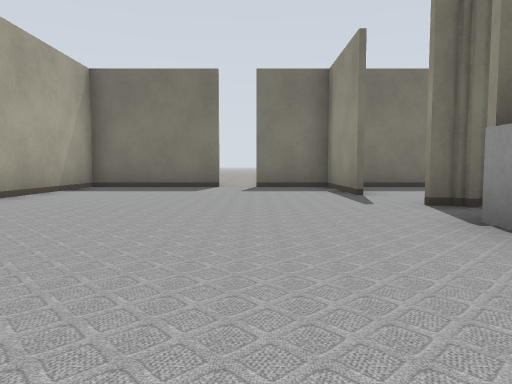
View 1 (above)

16 first-person views from a walk through a robot-simulator world made for Gazebo. The camera is 0.5 m above the floor, tilts 4° down and sees 70° across. Floor lines are 1 m apart. The floor is counted in squares, 1 m on a side. Each view is taken from the middle of a square. On the plan, view 1 faces up. The plan holds only what a view shows up to about 9 squares ahead; the rest is blank. The place goes on beyond the plan. Simple patterns stand in for the simulator's built-in surfaces. Simple shapes stand in for some stock models. Some surface patterns are stand-ins.

View 2
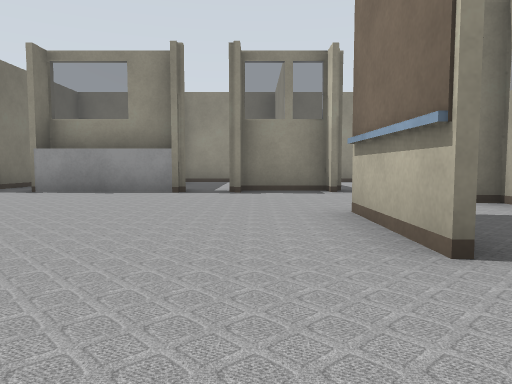

View 3
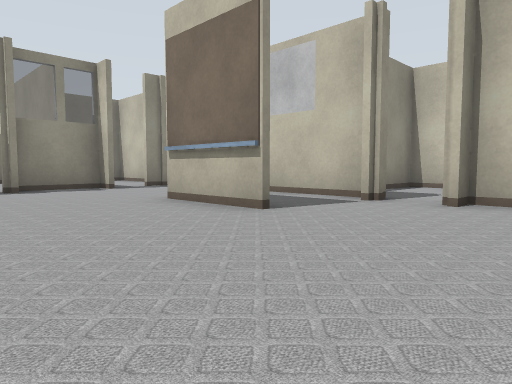

View 4
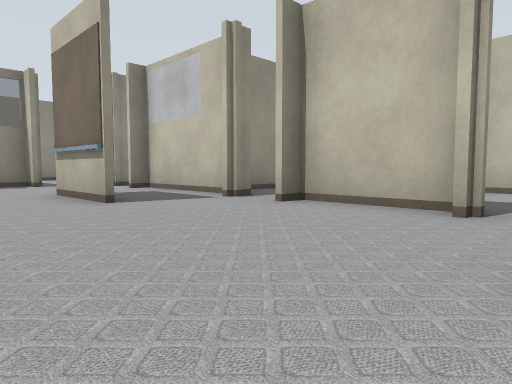

View 5
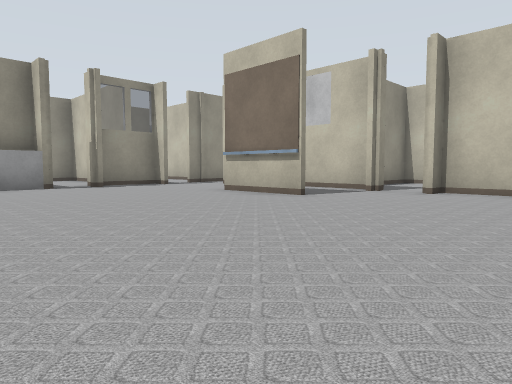

View 6
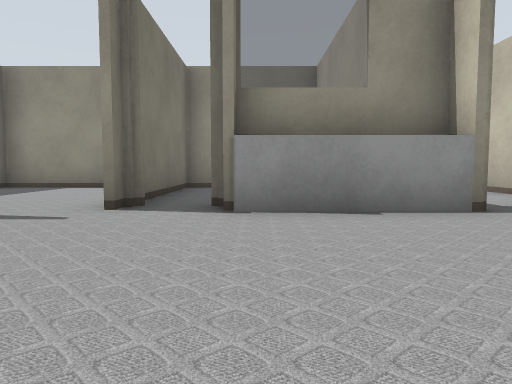

View 7
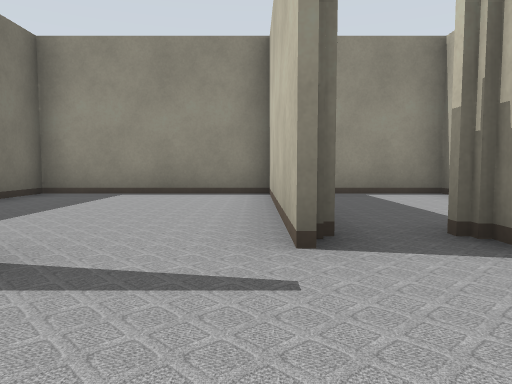

View 8
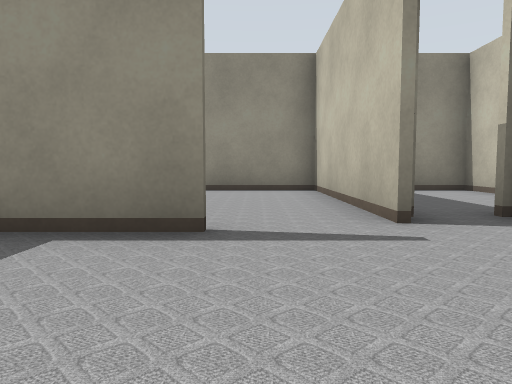

View 9
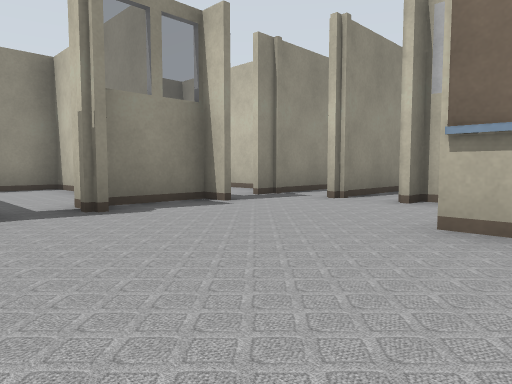

View 10
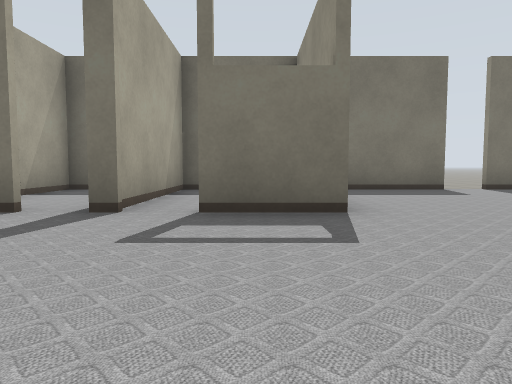

View 11
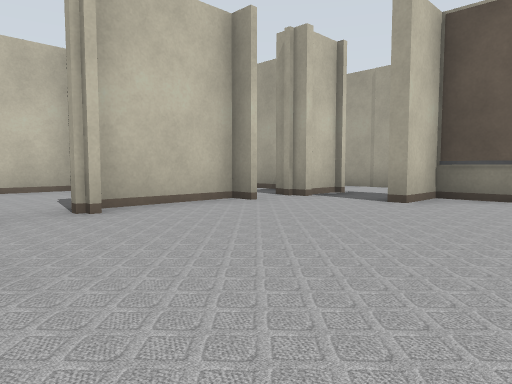

View 12
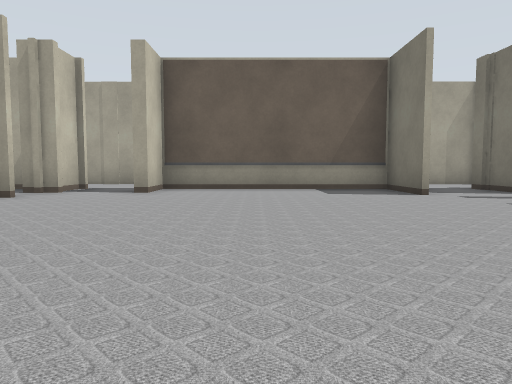

View 13
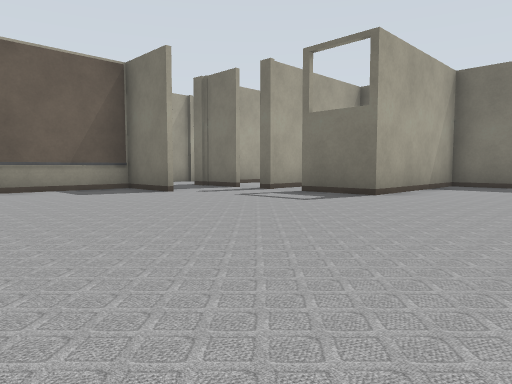

View 14
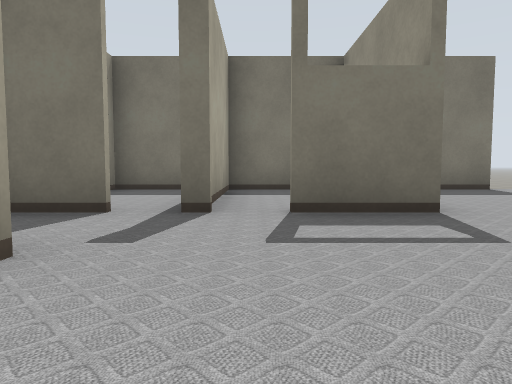

View 15
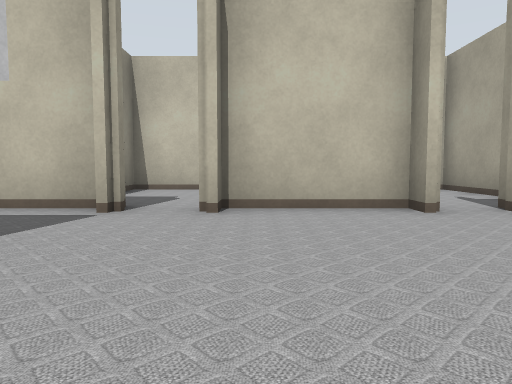

View 16
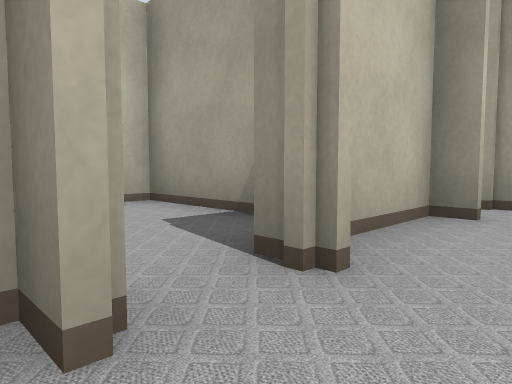

### Floor plan
Points are (right, up) in squares from view 1. A wall is a line through its corners. A room is listed if a view was taken in it or the views show most of it. See-through windows are left out.
Room 1 (views 1, 2, 3, 4, 5, 6, 7, 8, 9, 10, 11, 12, 13, 14, 15, 16)
walls: (-3.1, -2) (-0.9, -2); (2, 0.4) (2, 3.4); (2, -0.6) (2.8, -0.6); (2.6, 0.6) (2.6, 3.6); (2.1, 4.8) (3.5, 4.8); (-7.2, 2.9) (-9, 2.9) (-9, -2) (-7.9, -2); (2.6, 4.6) (2.1, 4.6); (-6.6, 4.9) (-6.9, 4.9); (2.5, -1.6) (3.5, -1.6); (1.8, 6.4) (1.8, 9); (2, -2.5) (2.8, -2.5); (-3.3, -4.4) (0, -4.4); (1.2, -3.9) (1.5, -3.9); (2.6, -2.9) (2.6, -0.6); (-0.9, 9) (-4, 9) (-4, 4.9) (-5.6, 4.9); (-6.8, -4.4) (-4.6, -4.4); (1.9, 9) (0, 9)
ways out: opening at (3, 6) to room 2; opening at (-4, -4) to room 3; opening at (2, 4) to room 4; opening at (-6, 6) to room 5; opening at (-8.5, -3); opening at (-8.5, 4); opening at (3, 0)
Room 2 (no view inside)
walls: (6.8, 5.1) (6.8, 9) (1.9, 9); (3.5, 4.8) (6.9, 4.8)
ways out: opening at (3, 6) to room 1
Room 3 (no view inside)
walls: (-3.4, -4.5) (-3.4, -3.9); (-5.7, -5.8) (-5.7, -8) (-2.3, -8) (-2.3, -5.5); (-4.5, -3.9) (-4.5, -4.5)
ways out: opening at (-4, -4) to room 1
Room 4 (no view inside)
walls: (2.8, 3.2) (2, 3.2); (2.5, 1.6) (4.2, 1.6); (5.8, 1.6) (6.8, 1.6) (6.8, 5.1); (2, 0.6) (2.6, 0.6); (6.8, 4.6) (2.8, 4.6)
ways out: opening at (2, 4) to room 1
Room 5 (no view inside)
walls: (-6.6, 9) (-6.6, 4.9); (-5.1, 9) (-9, 9); (-4.1, 4.9) (-4.1, 5.9)
ways out: opening at (-6, 6) to room 1

Positions as (right, up) in squares from view 1, and headings:
1: (0, 0), facing up
2: (-5, -1), facing right
3: (-6, 1), facing down-right
4: (-8, 0), facing down-right
5: (-7, 3), facing down-right
6: (-2, 3), facing right
7: (0, 5), facing right
8: (-1, 6), facing right
9: (-2, 1), facing down-right
10: (-5, 1), facing up
11: (-3, 0), facing down-left
12: (-1, 0), facing left
13: (-1, -1), facing up-left
14: (-6, 1), facing up
15: (-5, 0), facing down
16: (-3, -3), facing down-left
